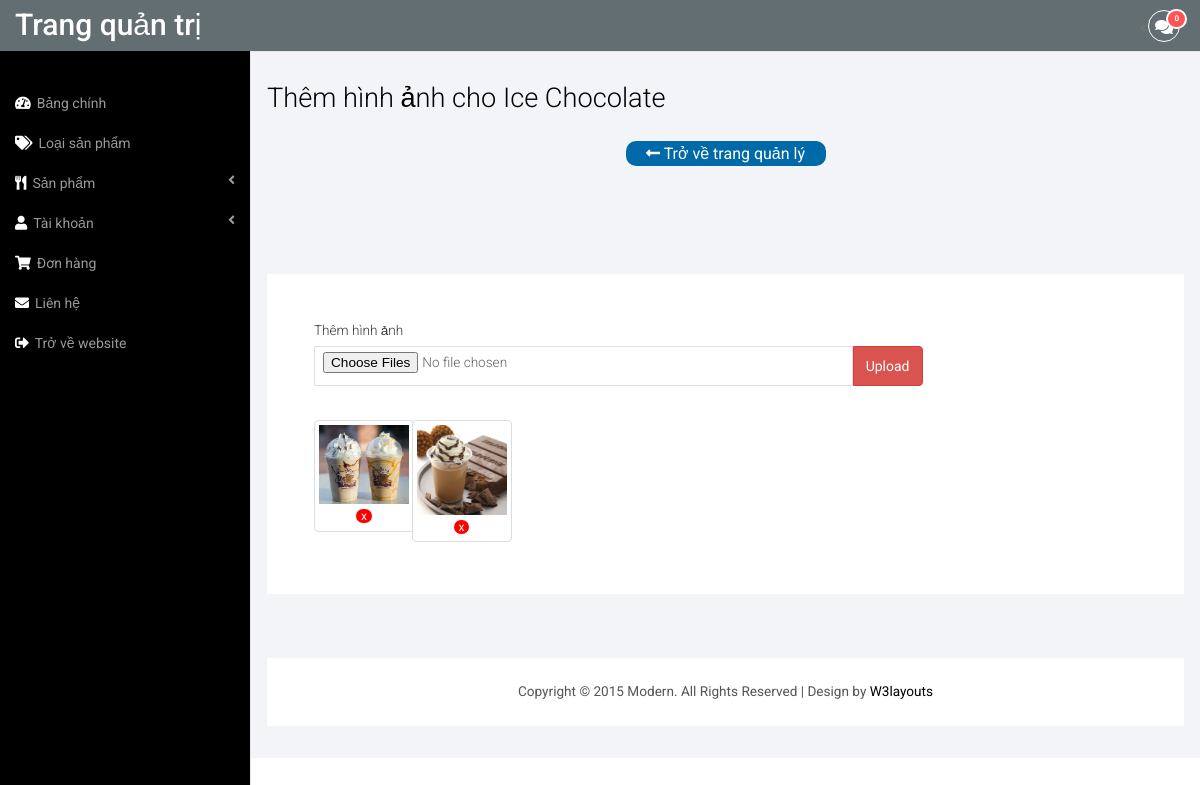
Screenshot of /admin/gallery.php?id=130 (signed in) with the database file from the repository.
### tables this page shows
CREATE TABLE `sanpham` (
  `ID_sanpham` int(11) NOT NULL,
  `Hinh_sanpham` varchar(100) NOT NULL,
  `Ten_sanpham` varchar(255) NOT NULL,
  `Gia_sanpham` int(100) NOT NULL,
  `Kmai_sanpham` int(3) DEFAULT NULL,
  `ID_loai` int(11) NOT NULL,
  `Mota_sanpham` longtext NOT NULL,
  `Sao_sanpham` int(11) NOT NULL
);

CREATE TABLE `gallery` (
  `ID_gallery` int(11) NOT NULL,
  `ID_sanpham` int(11) NOT NULL,
  `Hinh_sanpham` varchar(255) NOT NULL
);

### web/admin/gallery.php (the view, shortened to what this page needs)
<!DOCTYPE HTML>
<html>
<head>
  <?php include('modules/head.php') ?>
</head>
<body>
  <?php include('modules/config.php') ?>
<div id="wrapper">
        <?php include('modules/header.php') ?>
     <?php
      $id=$_GET['id'];
      $id_sanpham=$_GET['id'];
      ?>
    <div id="page-wrapper">
      <div class="col-md-12 graphs">
     <div class="xs">
      <?php
        $qry_sanpham=mysqli_query($conn,"select * from sanpham where ID_sanpham='$id_sanpham'");
        $tensanpham=mysqli_fetch_array($qry_sanpham);
       ?>
     <h3>Thêm hình ảnh cho <?php echo $tensanpham['Ten_sanpham'] ?></h3>
     <a href="list-product.php?page=1" style="text-decoration: none"><div class="tinhtrang" style="background-color: #0069a8;width: 200px;height: 25px;line-height: 25px"><i class="fas fa-long-arrow-alt-left"></i> Trở về trang quản lý</div></a>
  <div class="bs-example4" data-example-id="simple-responsive-table">
    <form action="" method="post" enctype='multipart/form-data'>
      <div class="form-group">
                  <div class="col-sm-8">
                    <label>Thêm hình ảnh</label>
                    <input type="file" name="file[]" multiple="multiple" class="form-control1" id="focusedinput">
                  </div>
                </div>
      <br>
      <br>
      <input type="submit" name="upload" value="Upload" class="btn btn-danger upload">
    </form>
    <div class="gallery" style="margin-top:30px;">
      <div class="container">
          <div class="row">
            <?php
              $gallery=mysqli_query($conn,"select * from gallery where ID_sanpham='$id'");
              while($row=mysqli_fetch_array($gallery)){
             ?>
            <div class="col-xs-1 col-sm-1 col-md-1 col-lg-1">
                  <div class="thumbnail" style="width: 100px">
                    <img src="uploads/<?php echo $row['Hinh_sanpham'] ?>" width="100px" height="100px">
                    <div class="action text-center">
                      <a href="gallery.php?id=<?php echo $id ?>&remove=<?php echo $row['ID_gallery'] ?>" onclick="return confirm('Bạn có muốn xóa ảnh này?')"><span class="remove">x</span></a>
                    </div>
                  </div>
            </div>
            <?php } ?>
          </div>
      </div>
      </div>
    </div>
  </div>
  <div class="copy_layout">
      <p>Copyright © 2015 Modern. All Rights Reserved | Design by <a href="http://w3layouts.com/" target="_blank">W3layouts</a> </p>
  </div>
    </div>
   </div>
   </div>
<link href="css/custom.css" rel="stylesheet">
</body>
</html>

### web/admin/css/modern-admin.css (style rules this page uses)
h4, h5, h6, h1, h2, h3 { margin-top: 0; }
p { margin: 0; }
html, body { font-family: 'Roboto', sans-serif; font-size: 100%; background:#000; overflow-x: hidden; }
body a { transition:0.5s all; -webkit-transition:0.5s all; -moz-transition:0.5s all; -o-transition:0.5s all; -ms-transition:0.5s all; }
.copy p, .copy_layout p { font-size:0.85em; color:#555; }
.copy p a, .copy_layout p a { color:#000; }
.graphs { padding: 2em 1em; background: #f2f4f8; font-family: 'Roboto', sans-serif; }
.form-control1, .form-control_2.input-sm { border: 1px solid #e0e0e0; padding: 5px 8px; color: #616161; background: #fff; box-shadow: none !important; width: 100%; font-size: 0.85em; font-weight: 300; height: 40px; border-radius: 0; -webkit-appearance: none; }
.bs-example4 { background: #fff; padding: 2em; margin-top: 108px; }
.xs h3, .widget_head { color:#000; font-size:1.7em; font-weight:300; margin-bottom: 1em; }
.radio label, .checkbox label, label { font-size: 0.85em; font-weight:300; vertical-align: middle; }
.copy_layout { padding:1.5em 0; background:#fff; text-align:center; margin: 4em 0 0em 0; }
.tinhtrang { width: 90px; text-align: center; color: white; border-radius: 10px; margin: auto; }
.action .remove { color: white; background: red; border-radius: 52px; padding: 0px 5px; text-align: center; font-size: 12px; }
.action a { text-decoration: none; }
.upload { margin-top: -26px; margin-left: -15px; border-top-left-radius: 0px; border-bottom-left-radius: 0px; height: 40px; }

### web/admin/css/custom.css (style rules this page uses)
#wrapper { width: 100%; }
#page-wrapper { min-height: 568px; background-color: #fff; }
@media (min-width:768px) { #page-wrapper { position: inherit; margin: 0 0 0 250px; border-left: 1px solid #e7e7e7; } }

### rows the page displays
sanpham: Ten_sanpham "Ice Chocolate"
gallery: Hinh_sanpham (picture)
gallery: Hinh_sanpham (picture)

### other values shown
$lienhemoi "0"
